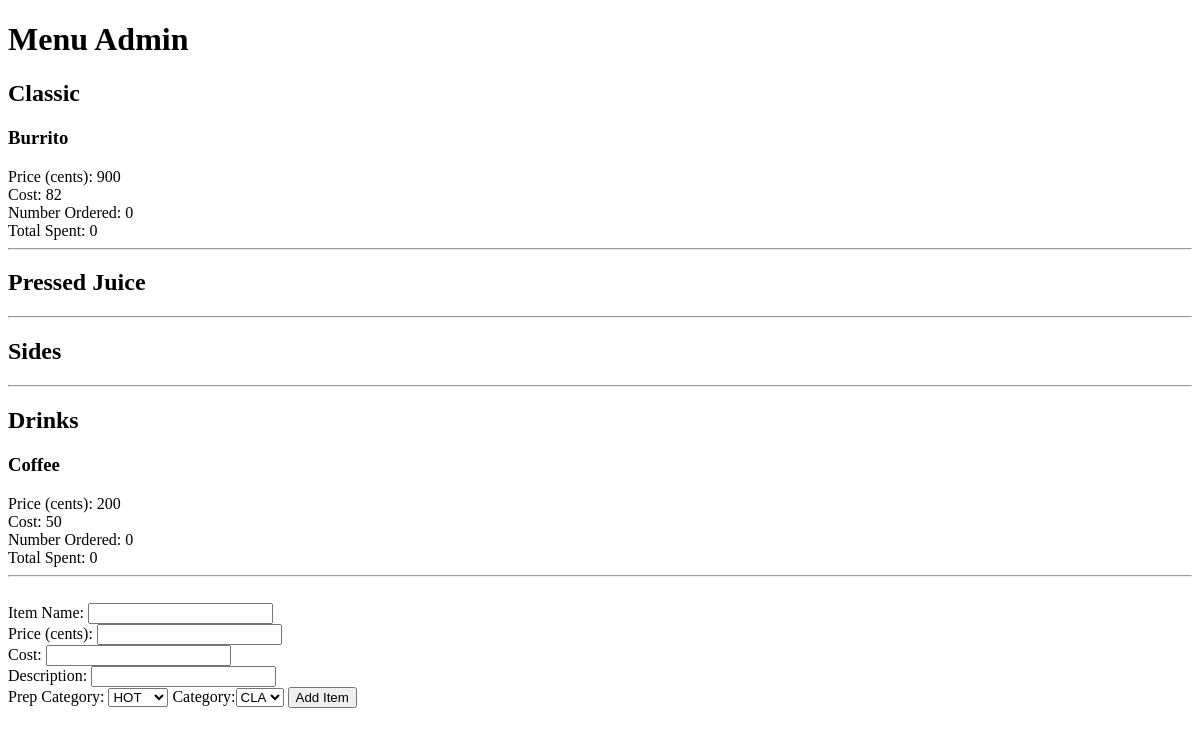
Before: /dashboard/set_menu (signed in) with the older database file.
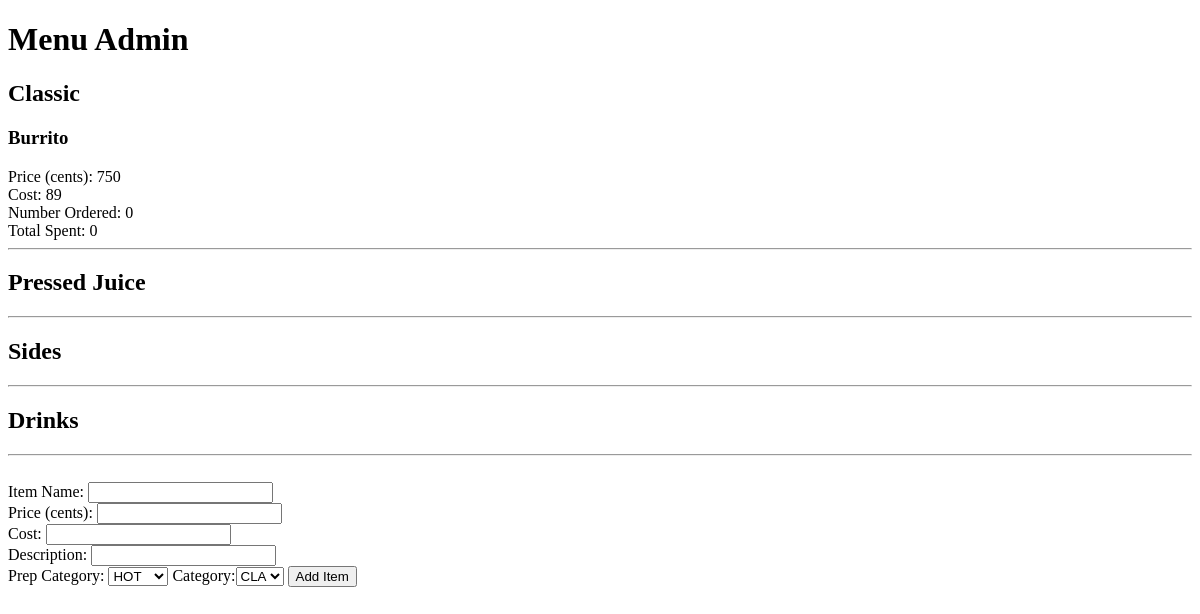
After: the same page with the newer database file.
### item/models.py (models this page shows, shortened)
class ItemCategory(models.Model):
	item = models.ForeignKey(Item)
	category = models.CharField(max_length=3, choices=settings.ITEM_CATEGORIES)

class Item(models.Model):
	HOT = 'HOT'
	DRINK = 'BEV'
	COLD = 'COLD'
	PRE = 'PRE'
	PREP_CATEGORIES = (
		(HOT, 'HOT'),
		(COLD, 'COLD'),
		(PRE, 'PRE'),
		(DRINK, 'BEV')
		)
	CLASSIC = 'CLA'
	JUICE = 'JUI'
	SIDES = 'SID'
	DRINKS = 'DRI'
	CATEGORIES = (
		(CLASSIC, 'CLA'),
		(JUICE, 'JUI'),
		(SIDES, 'SID'),
		(DRINKS, 'DRI'),
		)
	name = models.CharField(max_length=50)
	price = models.IntegerField(default=0) # in cents
	cost = models.IntegerField(default=0) # in cents
	description = models.TextField(max_length=10)
	prep_category = models.CharField(max_length=5,choices=PREP_CATEGORIES)
	number_ordered = models.IntegerField(default=0)
	total_spent = models.IntegerField(default=0)
	available = models.BooleanField(default=False)

### dashboard/views.py (the view)
def set_menu(request):
	context = RequestContext(request)
	user = request.user
	if not user.is_superuser:
		return HttpResponse("You are not permissioned to be in this area.")
	else:
		categories = []
		items_by_cat = {}
		for cat in settings.ITEM_CATEGORIES:
			name = cat[0]
			items_by_cat[name] = ItemCategory.objects.filter(category=cat[1])
			categories.append(cat[1])
		return render_to_response(
			'menuadmin.html',
			{
			'items_by_cat':items_by_cat,
			'categories':categories,
			},
			context)

### dashboard/templates/menuadmin.html (shortened to what this page needs)
{% extends 'admin_base.html' %}
{% block content %}
<h1>Menu Admin</h1>
{% for key, value in items_by_cat.items %}
<h2>{{ key }}</h2>
{% for item in value %}
<h3>{{ item.item.name }}</h3>
Price (cents): {{item.item.price}}<br>
Cost: {{item.item.cost}}<br>
Number Ordered: {{item.item.number_ordered}}<br>
Total Spent: {{ item.item.total_spent }}<br>
{% endfor %}
<hr>
{% endfor %}
<br>
<form role="form" method="post" action="initialize_new_menu_item">
	Item Name: <input name="item_name"><br>
	Price (cents): <input name="price"><br>
	Cost: <input name="cost"><br>
	Description: <input name="description"><br>
	Prep Category:
	<select id="prep_category" name="prep_category" placeholder="prep_category">
	<option value="HOT" name="prep">HOT</option>
	</select>
	Category:<select id="category" name="category" placeholder="category">
	{% for category in categories %}
	<option value="{{category}}" name="category">{{ category }}</option>
	{% endfor %}
	</select>
	<input type="submit" name="submit" value="Add Item" />
</form>
{% endblock %}

Changed rows visible on the page:
removed ItemCategory: item.name "Coffee", item.price "200", item.cost "50", item.number_ordered "0", item.total_spent "0", shown under "Drinks"
changed ItemCategory "Burrito": item.price "900" → "750"; item.cost "82" → "89"
